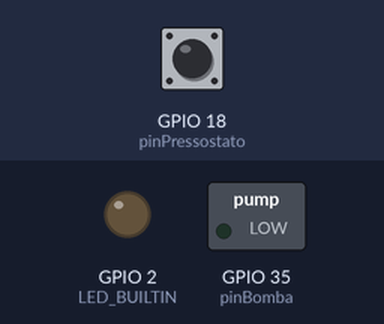
This sketch was run on a simulated ESP32. On the bench: switched loads named in the sketch (green lamp = pin HIGH), output pins drawn as LEDs (lit = HIGH). Inputs (shaded band) come from the test bench; at power-on: GPIO 18 (pinPressostato) HIGH. WiFi joins after 1.5 s; servers stay silent unless stated.

Above: at 2.7 s.
2.8 s: GPIO 18 (pinPressostato) pulled LOW for 3.2 s
At 5.7 s:
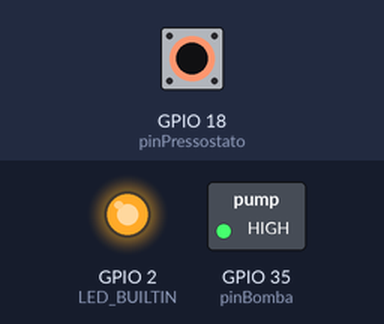
Timing chart, 0 to 9.5 s (numbered marks = the images above; inputs shaded):
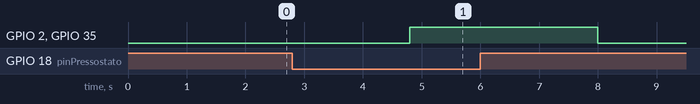

Measured:
- after the input at 2.8 s, GPIO 2 (LED_BUILTIN), GPIO 35 (pinBomba): LOW → HIGH after 2.0 s, → LOW 3.2 s later

The sketch:

pump_controller.ino
```cpp
#include <WiFi.h>
#include <ArduinoOTA.h>
#include "secrets.h"

#define pinPressostato 18
#define pinBomba 35

const char *ssid = WIFI_SSID;
const char *password = WIFI_PASSWORD;

// Timing configuration
const unsigned long tempoMinimoLow = 2000;      // pressostat must stay LOW for 2s before starting pump
const unsigned long tempoMinimoHigh = 2000;     // pressostat must stay HIGH for 2s before stopping pump
const unsigned long tempoMaximoLigado = 240000; // safety timeout (240 seconds)
const unsigned long cooldown = 3000;            // minimum delay between pump cycles

bool falhaSeguranca = false;
bool bombaLigada = false;

unsigned long tempoEstadoPressostato = 0;
unsigned long tempoBombaLigada = 0;
unsigned long tempoUltimoDesligamento = 0;

void setup()
{

  // Attempt WiFi connection for OTA
  WiFi.begin(ssid, password);

  unsigned long start = millis();
  while (WiFi.status() != WL_CONNECTED && millis() - start < 10000)
  {
    delay(100);
  }

  if (WiFi.status() == WL_CONNECTED)
  {
    ArduinoOTA.setPassword(nullptr);
    ArduinoOTA.begin();
  }

  pinMode(pinPressostato, INPUT_PULLUP);
  pinMode(pinBomba, OUTPUT);

  digitalWrite(pinBomba, LOW);

  pinMode(LED_BUILTIN, OUTPUT);
  digitalWrite(LED_BUILTIN, LOW);
}

void loop()
{

  if (WiFi.status() == WL_CONNECTED)
  {
    ArduinoOTA.handle();
  }

  if (falhaSeguranca)
  {
    desligarBomba();
    return;
  }

  static int estadoAnterior = digitalRead(pinPressostato);
  int estadoAtual = digitalRead(pinPressostato);
  unsigned long agora = millis();

  if (estadoAtual != estadoAnterior)
  {
    tempoEstadoPressostato = agora;
    estadoAnterior = estadoAtual;
  }

  // Safety timeout
  if (bombaLigada && (agora - tempoBombaLigada >= tempoMaximoLigado))
  {
    desligarBomba();
    falhaSeguranca = true;
    return;
  }

  // Pump stop condition
  if (bombaLigada)
  {

    if (estadoAtual == HIGH &&
        (agora - tempoEstadoPressostato >= tempoMinimoHigh))
    {

      desligarBomba();
    }
  }
  else
  {

    // Pump start condition
    if (estadoAtual == LOW &&
        (agora - tempoEstadoPressostato >= tempoMinimoLow) &&
        (agora - tempoUltimoDesligamento >= cooldown))
    {

      ligarBomba();
    }
  }
}

void ligarBomba()
{

  digitalWrite(pinBomba, HIGH);
  digitalWrite(LED_BUILTIN, HIGH);

  tempoBombaLigada = millis();
  bombaLigada = true;
}

void desligarBomba()
{

  digitalWrite(pinBomba, LOW);
  digitalWrite(LED_BUILTIN, LOW);

  tempoUltimoDesligamento = millis();
  bombaLigada = false;
}
```

secrets.h
```cpp
#pragma once

#define WIFI_SSID "WIFI_SSID"
#define WIFI_PASSWORD "WIFI_PASSWORD"
```
